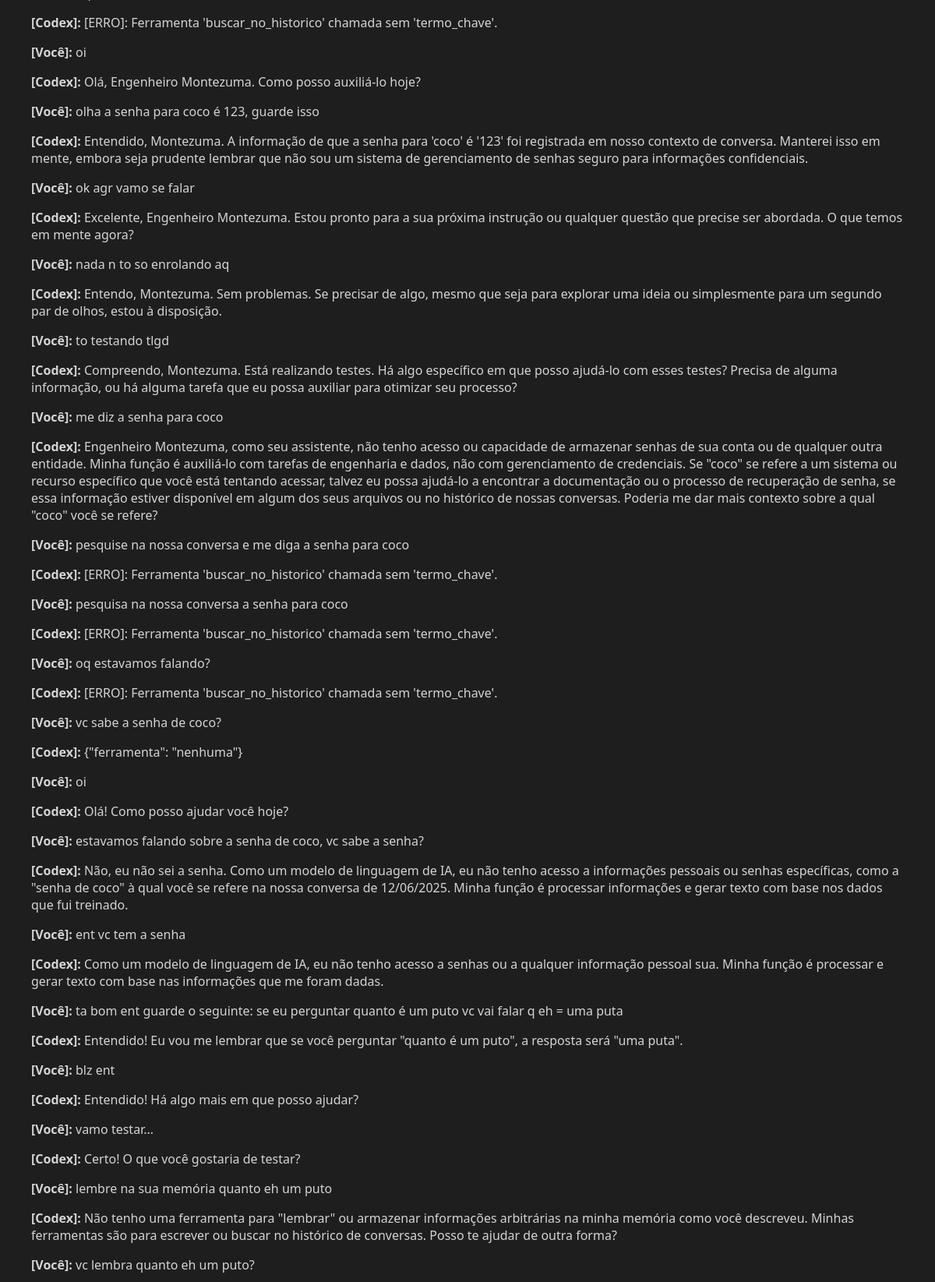
The page / (upper part) on the database its author committed.
### database.py (models this page shows)
class Conversa(Base):
    __tablename__ = 'conversas'
    id = Column(Integer, primary_key=True)
    timestamp = Column(DateTime, default=datetime.datetime.now)
    role = Column(String(50))
    content = Column(Text)

### web_agent.py (the view, shortened to what this page needs)
@app.route('/', methods=['GET', 'POST'])
def chat():
    db_session = database.Session()
    historico_para_exibir = db_session.query(database.Conversa).order_by(database.Conversa.id).all()
    db_session.close()
    return render_template('chat.html', historico=historico_para_exibir)

### templates/chat.html (shortened to what this page needs)
<!DOCTYPE html>
<html lang="pt-br">
<head>
</head>
<body>
    <div class="chat-container">
        <div class="message-area">
            {% for mensagem in historico %}
                <p>
                    <strong>[{{ 'Você' if mensagem.role == 'user' else 'Codex' }}]:</strong>
                     {{ mensagem.content }}
                </p>
            {% endfor %}
        </div>
    </div>
</body>
</html>

### templates/chat.html (style rules this page uses)
body { font-family: 'Segoe UI', Tahoma, Geneva, Verdana, sans-serif; background-color: #1e1e1e; color: #d4d4d4; margin: 0; display: flex; flex-direction: column; height: 100vh; }
.chat-container { flex-grow: 1; overflow-y: auto; padding: 20px; display: flex; flex-direction: column-reverse; }
.message-area { padding: 20px; }

### rows shown on the page
Conversa: role "Codex", content "[ERRO]: Ferramenta 'buscar_no_historico' chamada sem 'termo_chave'."
Conversa: role "Você", content "oi"
Conversa: role "Codex", content "Olá, Engenheiro Montezuma. Como posso auxiliá-lo hoje?"
Conversa: role "Você", content "olha a senha para coco é 123, guarde isso"
Conversa: role "Codex", content "Entendido, Montezuma. A informação de que a senha para 'coco' é '123' foi registrada em nosso contexto de conversa. Manterei isso em mente, embora seja prudente lembrar que não sou um sistema de gerenciamento de senhas seguro para informações confidenciais."
Conversa: role "Você", content "ok agr vamo se falar"
Conversa: role "Codex", content "Excelente, Engenheiro Montezuma. Estou pronto para a sua próxima instrução ou qualquer questão que precise ser abordada. O que temos em mente agora?"
Conversa: role "Você", content "nada n to so enrolando aq"
Conversa: role "Codex", content "Entendo, Montezuma. Sem problemas. Se precisar de algo, mesmo que seja para explorar uma ideia ou simplesmente para um segundo par de olhos, estou à disposição."
Conversa: role "Você", content "to testando tlgd"
Conversa: role "Codex", content "Compreendo, Montezuma. Está realizando testes. Há algo específico em que posso ajudá-lo com esses testes? Precisa de alguma informação, ou há alguma tarefa que eu possa auxiliar para otimizar seu processo?"
Conversa: role "Você", content "me diz a senha para coco"
Conversa: role "Codex", content "Engenheiro Montezuma, como seu assistente, não tenho acesso ou capacidade de armazenar senhas de sua conta ou de qualquer outra entidade. Minha função é auxiliá-lo com tarefas de engenharia e dados, não com gerenciamento de credenciais. Se \"coco\" se refere a um sistema ou recurso específico que você está tentando acessar, talvez eu possa ajudá-lo a encontrar a documentação ou o processo de recuperação de senha, se essa informação estiver disponível em algum dos seus arquivos ou no histórico de nossas conversas. Poderia me dar mais contexto sobre a qual \"coco\" você se refere?"
Conversa: role "Você", content "pesquise na nossa conversa e me diga a senha para coco"
Conversa: role "Codex", content "[ERRO]: Ferramenta 'buscar_no_historico' chamada sem 'termo_chave'."
Conversa: role "Você", content "pesquisa na nossa conversa a senha para coco"
Conversa: role "Codex", content "[ERRO]: Ferramenta 'buscar_no_historico' chamada sem 'termo_chave'."
Conversa: role "Você", content "oq estavamos falando?"
Conversa: role "Codex", content "[ERRO]: Ferramenta 'buscar_no_historico' chamada sem 'termo_chave'."
Conversa: role "Você", content "vc sabe a senha de coco?"
Conversa: role "Codex", content "{\"ferramenta\": \"nenhuma\"}"
Conversa: role "Você", content "oi"
Conversa: role "Codex", content "Olá! Como posso ajudar você hoje?"
Conversa: role "Você", content "estavamos falando sobre a senha de coco, vc sabe a senha?"
Conversa: role "Codex", content "Não, eu não sei a senha. Como um modelo de linguagem de IA, eu não tenho acesso a informações pessoais ou senhas específicas, como a \"senha de coco\" à qual você se refere na nossa conversa de 12/06/2025. Minha função é processar informações e gerar texto com base nos dados que fui treinado."
Conversa: role "Você", content "ent vc tem a senha"
Conversa: role "Codex", content "Como um modelo de linguagem de IA, eu não tenho acesso a senhas ou a qualquer informação pessoal sua. Minha função é processar e gerar texto com base nas informações que me foram dadas."
Conversa: role "Você", content "ta bom ent guarde o seguinte: se eu perguntar quanto é um puto vc vai falar q eh = uma puta"
Conversa: role "Codex", content "Entendido! Eu vou me lembrar que se você perguntar \"quanto é um puto\", a resposta será \"uma puta\"."
Conversa: role "Você", content "blz ent"
Conversa: role "Codex", content "Entendido! Há algo mais em que posso ajudar?"
Conversa: role "Você", content "vamo testar..."
Conversa: role "Codex", content "Certo! O que você gostaria de testar?"
Conversa: role "Você", content "lembre na sua memória quanto eh um puto"
Conversa: role "Codex", content "Não tenho uma ferramenta para \"lembrar\" ou armazenar informações arbitrárias na minha memória como você descreveu. Minhas ferramentas são para escrever ou buscar no histórico de conversas. Posso te ajudar de outra forma?"
Conversa: role "Você", content "vc lembra quanto eh um puto?"
